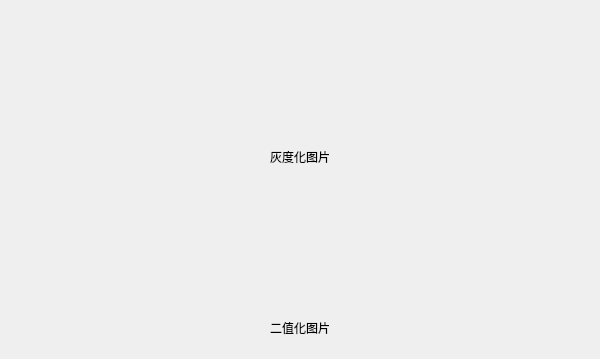
<?xml version="1.0" encoding="UTF-8"?>
<ui version="4.0">
 <class>process1</class>
 <widget class="QWidget" name="process1">
  <property name="geometry">
   <rect>
    <x>0</x>
    <y>0</y>
    <width>600</width>
    <height>359</height>
   </rect>
  </property>
  <property name="windowTitle">
   <string>Form</string>
  </property>
  <layout class="QGridLayout" name="gridLayout">
   <item row="0" column="0">
    <widget class="QLabel" name="gray">
     <property name="maximumSize">
      <size>
       <width>440</width>
       <height>140</height>
      </size>
     </property>
     <property name="text">
      <string/>
     </property>
    </widget>
   </item>
   <item row="1" column="0">
    <widget class="QLabel" name="label_2">
     <property name="maximumSize">
      <size>
       <width>16777215</width>
       <height>40</height>
      </size>
     </property>
     <property name="text">
      <string>灰度化图片</string>
     </property>
     <property name="alignment">
      <set>Qt::AlignCenter</set>
     </property>
    </widget>
   </item>
   <item row="2" column="0">
    <widget class="QLabel" name="bin">
     <property name="maximumSize">
      <size>
       <width>440</width>
       <height>140</height>
      </size>
     </property>
     <property name="text">
      <string/>
     </property>
    </widget>
   </item>
   <item row="3" column="0">
    <widget class="QLabel" name="label_4">
     <property name="maximumSize">
      <size>
       <width>16777215</width>
       <height>40</height>
      </size>
     </property>
     <property name="text">
      <string>二值化图片</string>
     </property>
     <property name="alignment">
      <set>Qt::AlignCenter</set>
     </property>
    </widget>
   </item>
  </layout>
 </widget>
 <resources/>
 <connections/>
</ui>
